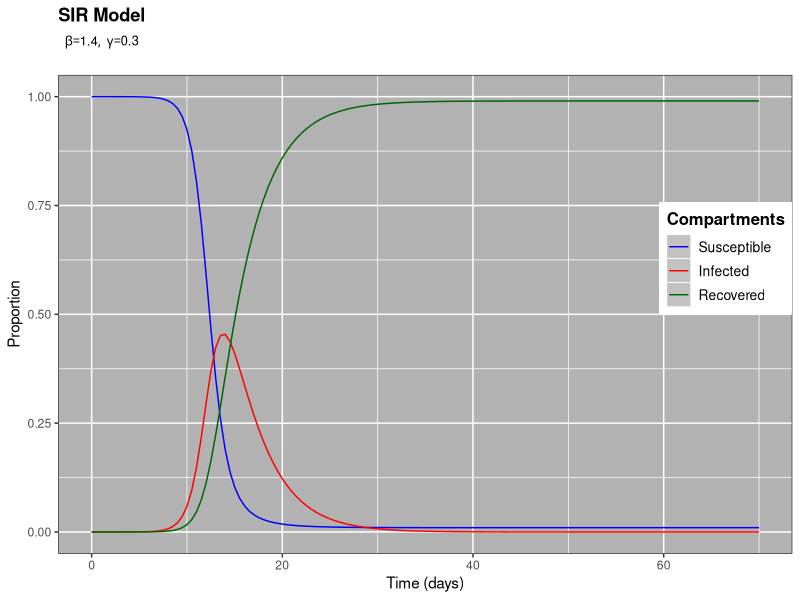
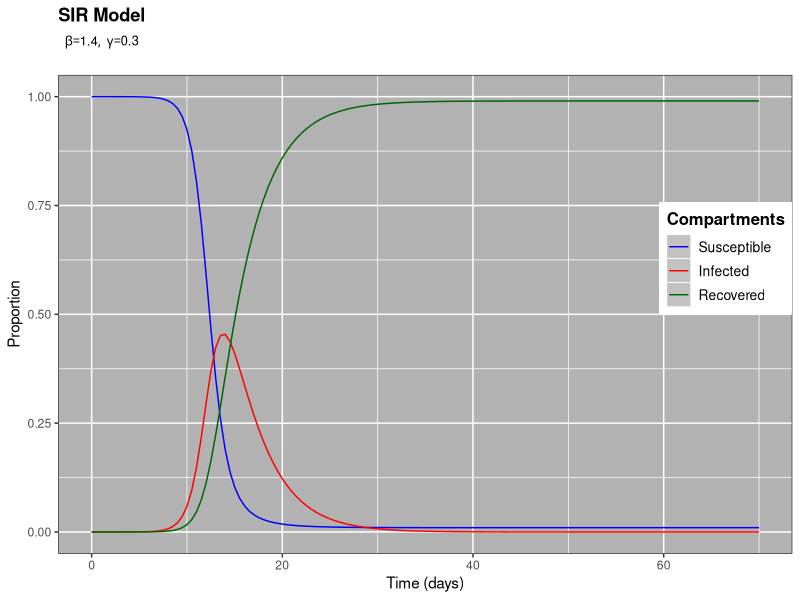

Write the R code that produced these figures, in order.
SIR.model <- function(t, b, g){
  library(deSolve)
  library(ggplot2)
  
  ##ode solution
  init <- c(S=1-1e-6,I=1e-6,R=0)
  parameters <- c(bet=b,gamm=g)
  time <- seq(0,t,by=t/(2*length(1:t)))
  eqn <- function(time,state,parameters){
    with(as.list(c(state,parameters)),{
      dS <- -bet*S*I
      dI <- bet*S*I-gamm*I
      dR <- gamm*I
      return(list(c(dS,dI,dR)))})}
  
  out<-ode(y=init,times=time,eqn,parms=parameters)
  out.df<-as.data.frame(out)

  mytheme4 <- theme_bw() +
    theme(text=element_text(colour="black")) +
    theme(panel.grid = element_line(colour = "white")) +
    theme(panel.background = element_rect(fill = "#B2B2B2"))
  theme_set(mytheme4)
  
  ## ggplot2 data
  title <- bquote("SIR Model")
  subtit <- bquote(list(beta==.(parameters[1]),~gamma==.(parameters[2])))
  res<-ggplot(out.df,aes(x=time))+
    ggtitle(bquote(atop(bold(.(title)),atop(bold(.(subtit))))))+
    geom_line(aes(y=S,colour="Susceptible"))+
    geom_line(aes(y=I,colour="Infected"))+
    geom_line(aes(y=R,colour="Recovered"))+
    ylab(label="Proportion")+
    xlab(label="Time (days)")+
    theme(legend.justification=c(1,0), legend.position=c(1,0.5))+
    theme(legend.title=element_text(size=12,face="bold"),
          legend.background = element_rect(fill='#FFFFFF',
                                           size=0.5,linetype="solid"),
          legend.text=element_text(size=10),
          legend.key=element_rect(colour="#FFFFFF",
                                  fill='#C2C2C2',
                                  size=0.25,
                                  linetype="solid"))+
    scale_colour_manual("Compartments",
                        breaks=c("Susceptible","Infected","Recovered"),
                        values=c("blue","red","darkgreen"))
  
  print(res)
  ggsave(plot=res,
         filename=paste0("SIRplot_","time",t,"beta",b,"gamma",g,".png"),
         width=8,height=6,dpi=180)
  }

SIR.model(70,1.4,0.3)
